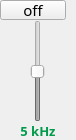
                 <widget class="QFrame" name="frame_92">
                  <property name="minimumSize">
                   <size>
                    <width>76</width>
                    <height>140</height>
                   </size>
                  </property>
                  <property name="maximumSize">
                   <size>
                    <width>76</width>
                    <height>140</height>
                   </size>
                  </property>
                  <property name="frameShape">
                   <enum>QFrame::NoFrame</enum>
                  </property>
                  <property name="frameShadow">
                   <enum>QFrame::Raised</enum>
                  </property>
                  <layout class="QVBoxLayout" name="verticalLayout_51">
                   <property name="spacing">
                    <number>0</number>
                   </property>
                   <property name="leftMargin">
                    <number>0</number>
                   </property>
                   <property name="topMargin">
                    <number>0</number>
                   </property>
                   <property name="rightMargin">
                    <number>0</number>
                   </property>
                   <property name="bottomMargin">
                    <number>0</number>
                   </property>
                   <item>
                    <widget class="QPushButton" name="switch_5000">
                     <property name="minimumSize">
                      <size>
                       <width>66</width>
                       <height>20</height>
                      </size>
                     </property>
                     <property name="maximumSize">
                      <size>
                       <width>65</width>
                       <height>20</height>
                      </size>
                     </property>
                     <property name="font">
                      <font>
                       <family>PF BeauSans Pro</family>
                       <pointsize>11</pointsize>
                       <bold>false</bold>
                      </font>
                     </property>
                     <property name="text">
                      <string>off</string>
                     </property>
                     <property name="checkable">
                      <bool>true</bool>
                     </property>
                     <property name="checked">
                      <bool>false</bool>
                     </property>
                    </widget>
                   </item>
                   <item alignment="Qt::AlignHCenter">
                    <widget class="QSlider" name="slider_5000">
                     <property name="enabled">
                      <bool>false</bool>
                     </property>
                     <property name="minimumSize">
                      <size>
                       <width>45</width>
                       <height>100</height>
                      </size>
                     </property>
                     <property name="minimum">
                      <number>-50</number>
                     </property>
                     <property name="maximum">
                      <number>50</number>
                     </property>
                     <property name="value">
                      <number>0</number>
                     </property>
                     <property name="orientation">
                      <enum>Qt::Vertical</enum>
                     </property>
                    </widget>
                   </item>
                   <item>
                    <widget class="QLabel" name="label_61">
                     <property name="font">
                      <font>
                       <family>PF BeauSans Pro</family>
                       <pointsize>10</pointsize>
                       <bold>true</bold>
                      </font>
                     </property>
                     <property name="styleSheet">
                      <string notr="true">color: #009b4a;</string>
                     </property>
                     <property name="text">
                      <string>5 kHz</string>
                     </property>
                     <property name="alignment">
                      <set>Qt::AlignHCenter|Qt::AlignTop</set>
                     </property>
                    </widget>
                   </item>
                  </layout>
                 </widget>
